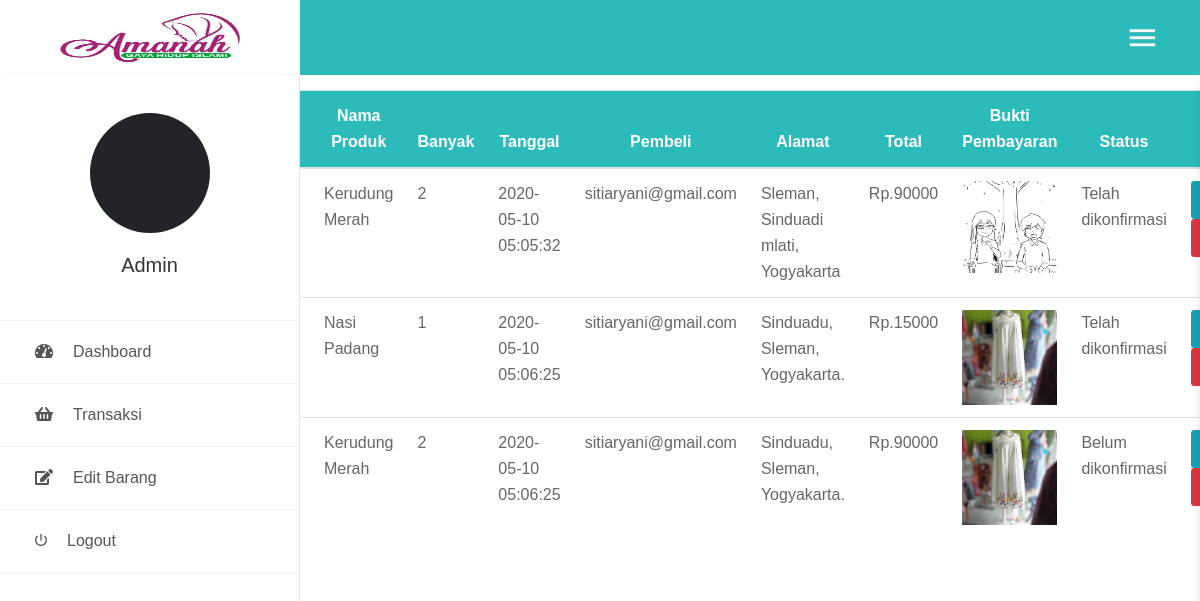
/transaksiadmin.php (signed in), run on the app's committed database.
### tables this page shows
CREATE TABLE `pembayaran` (
  `id` int(11) NOT NULL,
  `user` varchar(255) NOT NULL,
  `product_code` varchar(255) NOT NULL,
  `product_name` varchar(255) NOT NULL,
  `units` int(11) NOT NULL,
  `total` int(11) NOT NULL,
  `bukti_bayar` varchar(255) NOT NULL,
  `alamat` varchar(500) NOT NULL,
  `date` timestamp NOT NULL DEFAULT current_timestamp(),
  `status` varchar(255) NOT NULL
);

### backend/config.php (called while the page is built, shortened)
<?php
  $currency = 'Rp.';
?>

### transaksiadmin.php (the view, shortened to what this page needs)
<?php
include 'backend/config.php';
?>
<?php
  require_once('backend/init.php');
 ?>
<!DOCTYPE html>
<html>
<head>
    <link href="css/font-face.css" rel="stylesheet" media="all">
    <link href="vendor/font-awesome-4.7/css/font-awesome.min.css" rel="stylesheet" media="all">
    <link href="vendor/font-awesome-5/css/fontawesome-all.min.css" rel="stylesheet" media="all">
    <link href="vendor/mdi-font/css/material-design-iconic-font.min.css" rel="stylesheet" media="all">
    <link rel="stylesheet" href="css/ind_admin.css" />
    <link href="vendor/bootstrap-4.1/bootstrap.min.css" rel="stylesheet" media="all">
    <link href="vendor/animsition/animsition.min.css" rel="stylesheet" media="all">
    <link href="vendor/bootstrap-progressbar/bootstrap-progressbar-3.3.4.min.css" rel="stylesheet" media="all">
    <link href="vendor/wow/animate.css" rel="stylesheet" media="all">
    <link href="vendor/css-hamburgers/hamburgers.min.css" rel="stylesheet" media="all">
    <link href="vendor/slick/slick.css" rel="stylesheet" media="all">
    <link href="vendor/select2/select2.min.css" rel="stylesheet" media="all">
    <link href="vendor/perfect-scrollbar/perfect-scrollbar.css" rel="stylesheet" media="all">
    <link href="vendor/vector-map/jqvmap.min.css" rel="stylesheet" media="all">
    <link rel="stylesheet" href="css/sweet-alert.css">
    <link href="css/theme.css" rel="stylesheet" media="all">
    <link rel="stylesheet" href="https://cdn.datatables.net/1.10.19/css/dataTables.bootstrap4.min.css">
</head>
<body class="animsition">
	<div class="page-wrapper">
		<aside class="menu-sidebar2">
      <div class="logo"  style="background-color:white;border:2px;border-style:solid;border-color:white;border-bottom-color:#F9F9F9;">
                <a href="#">
                    <img src="images/logo1.jpg" style="width:500px;height:50px;"alt="LOGO" />
                </a>
            </div>
            <div class="menu-sidebar2__content js-scrollbar1">
                <div class="account2">
                    <div class="image img-cir img-120"  style="background-color:#212529;">
                    </div>
                    <h4 class="name"><?php echo $_SESSION['fname']; ?></h4>
                </div>
                <nav class="navbar-sidebar2">
                    <ul class="list-unstyled navbar__list">
                        <li>
                            <a href="admininsert.php">
                            <i class="fas fa-tachometer-alt"></i>Dashboard</a>
                        </li>
                        <li>
                            <a href="?page">
                            <i class="fas fa-shopping-basket"></i>Transaksi</a>
                        </li>
                        <li>
                            <a href="admin.php">
                            <i class="fas fa-edit"></i>Edit Barang</a>
                        </li>
                        <li>
                            <a href="logout.php">
                            <i class="zmdi zmdi-power"></i>Logout</a>
                        </li>
                    </ul>
                </nav>
            </div>
		</aside>
		<div class="page-container2">
			<header class="header-desktop2 hd"  style="background-color:#2CBBBB">
                <div class="section__content section__content--p30">
                    <div class="container-fluid">
                        <div class="header-wrap2">
                                <div class="header-button-item mr-0 js-sidebar-btn">
                                    <i class="zmdi zmdi-menu"></i>
                                </div>
                            </div>
                        </div>
                    </div>
                </div>
            <div class="transaktabel">
              <table class="table" method="post">
                  <thead class="thead2">
                    <tr>
                      <th scope="col">Kode</th>
                      <th scope="col">Nama Produk</th>
                      <th scope="col">Banyak</th>
                      <th scope="col">Tanggal</th>
                      <th scope="col">Pembeli</th>
                      <th scope="col">Alamat</th>
                      <th scope="col">Total</th>
                      <th scope="col">Bukti Pembayaran</th>
                      <th scope="col">Status</th>
                      <th scope="col">Action</th>
                    </tr>
                  </thead>
                  <tbody>
                    <?php
                      $result = $mysqli->query('SELECT * FROM pembayaran');
                      if($result){
                          while($obj = $result->fetch_object()) {
                            echo "<tr>
                                    <td>".$obj->product_code."</td>
                                    <td>".$obj->product_name."</td>
                                    <td>".$obj->units."</td>
                                    <td>".$obj->date."</td>
                                    <td>".$obj->user."</td>
                                    <td>".$obj->alamat."</td>
                                    <td>".$currency.$obj->total."</td>
                                    <td><img style='width:100px;' src='bukti_transfer/".$obj->bukti_bayar."'/></td>
                                    <td>".$obj->status."</td>
                                    <td><a href='edit.php?id=".$obj->id."' class='btn btn-info'>Edit</a>
                                    <a href='hapus.php?id=".$obj->id."' class='btn btn-danger'>Hapus</a>
                                    </td>
                                    </tr>";
                          }
                        }
                      ?>
                  </tbody>
                  </table>
            </div>
		</div>
</body>
</html>

### css/ind_admin.css (style rules this page uses)
.thead2 { background-color:#2CBBBB; color: white; }
.transaktabel { margin-top: 90px; margin-left: 20%; width:79%; }
.thead2 th { text-align: center; }

### data on the page
pembayaran: product_name "Kerudung Merah", units "2", date "2020-05-10 05:05:32", user "sitiaryani@gmail.com", alamat "Sleman, Sinduadi mlati, Yogyakarta", total "90000", bukti_bayar (picture), status "Telah dikonfirmasi"
pembayaran: product_name "Nasi Padang", units "1", date "2020-05-10 05:06:25", user "sitiaryani@gmail.com", alamat "Sinduadu, Sleman, Yogyakarta.", total "15000", bukti_bayar (picture), status "Telah dikonfirmasi"
pembayaran: product_name "Kerudung Merah", units "2", date "2020-05-10 05:06:25", user "sitiaryani@gmail.com", alamat "Sinduadu, Sleman, Yogyakarta.", total "90000", bukti_bayar (picture), status "Belum dikonfirmasi"

### other printed values
$_SESSION['fname'] "Admin"
